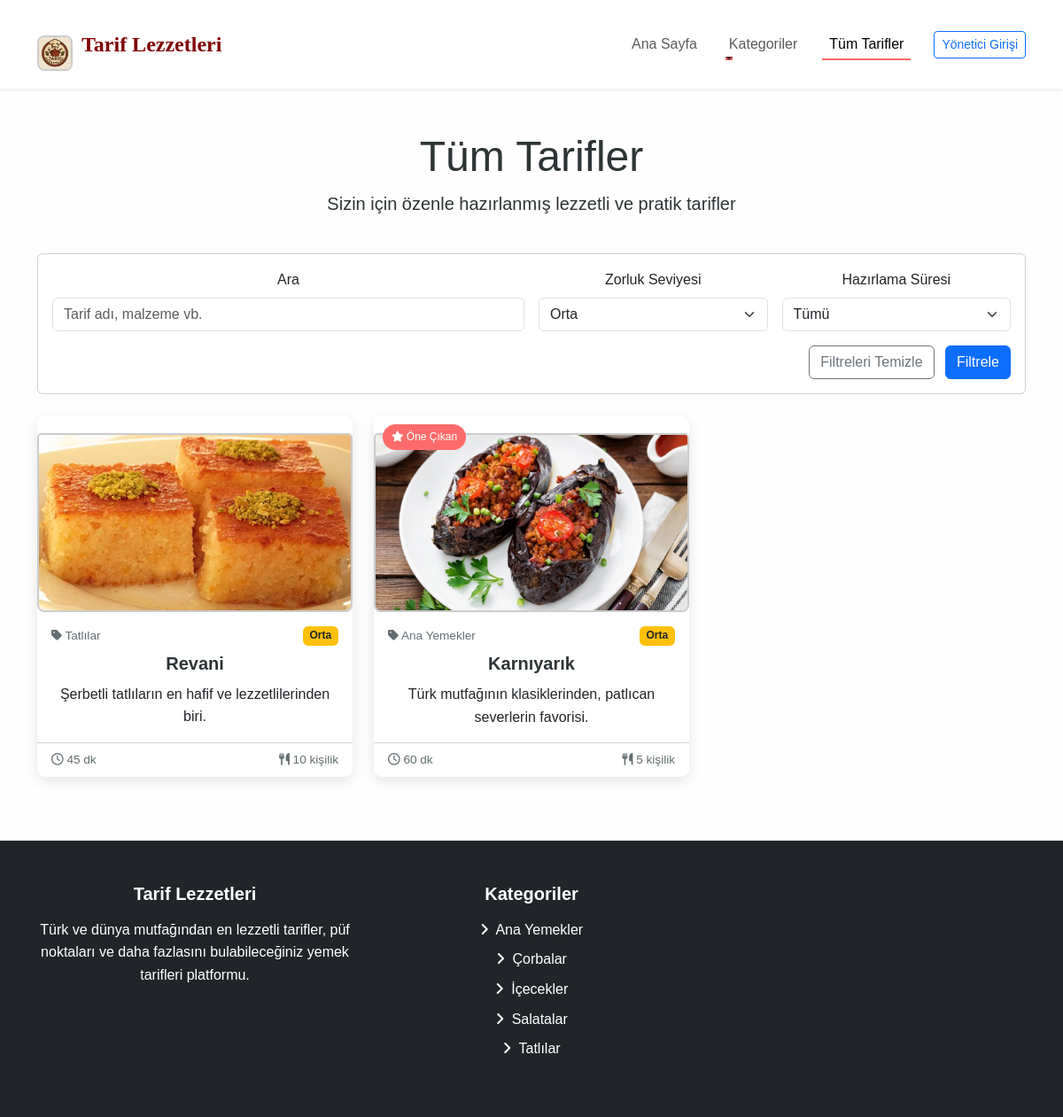
The page /tarifler.php?zorluk=Orta on the database its author committed.
### tables this page shows
CREATE TABLE `tarifler` (
  `id` int(11) NOT NULL,
  `kategori_id` int(11) NOT NULL,
  `tarif_adi` varchar(255) NOT NULL,
  `aciklama` text NOT NULL,
  `malzemeler` text NOT NULL,
  `yapilis` text NOT NULL,
  `sure` int(11) NOT NULL COMMENT 'Dakika cinsinden',
  `porsiyon` int(11) NOT NULL,
  `zorluk` enum('Kolay','Orta','Zor') NOT NULL DEFAULT 'Orta',
  `resim` varchar(255) DEFAULT NULL,
  `video_url` varchar(255) DEFAULT NULL,
  `eklenme_tarihi` timestamp NOT NULL DEFAULT current_timestamp(),
  `guncelleme_tarihi` timestamp NULL DEFAULT NULL ON UPDATE current_timestamp(),
  `yazar` varchar(100) DEFAULT NULL,
  `one_cikan` tinyint(1) NOT NULL DEFAULT 0,
  `goruntulenme` int(11) NOT NULL DEFAULT 0
);

CREATE TABLE `kategoriler` (
  `id` int(11) NOT NULL,
  `kategori_adi` varchar(100) NOT NULL,
  `aciklama` text DEFAULT NULL,
  `resim` varchar(255) DEFAULT NULL,
  `olusturma_tarihi` timestamp NOT NULL DEFAULT current_timestamp()
);

### includes/config.php (called while the page is built, shortened)
<?php
try {
    $db = new PDO("mysql:host=".DB_HOST.";dbname=".DB_NAME.";charset=utf8", DB_USER, DB_PASS);
    $db->setAttribute(PDO::ATTR_ERRMODE, PDO::ERRMODE_EXCEPTION);
    $db->setAttribute(PDO::ATTR_DEFAULT_FETCH_MODE, PDO::FETCH_ASSOC);
} catch(PDOException $e) {
    die("Veritabanı bağlantı hatası: " . $e->getMessage());
}
function guvenlik($data) {
    if(is_array($data)) {
        foreach($data as $key => $value) {
            $data[$key] = guvenlik($value);
        }
        return $data;
    } else {
        $data = trim($data);
        $data = stripslashes($data);
        $data = htmlspecialchars($data, ENT_QUOTES, 'UTF-8');
        return $data;
    }
}
function kisalt($icerik, $uzunluk = 100) {
    return $icerik;
}
function kategorileri_getir() {
    global $db;
    $sorgu = $db->query("SELECT * FROM kategoriler ORDER BY kategori_adi ASC");
    return $sorgu->fetchAll();
}

### tarifler.php (the view, shortened to what this page needs)
<?php
include 'includes/header.php';
$aranan = isset($_GET['q']) ? guvenlik($_GET['q']) : '';
$zorluk = isset($_GET['zorluk']) ? guvenlik($_GET['zorluk']) : '';
$sure = isset($_GET['sure']) ? (int)$_GET['sure'] : 0;
$sayfa = isset($_GET['sayfa']) && is_numeric($_GET['sayfa']) ? (int)$_GET['sayfa'] : 1;
$limit = 12;
$baslangic = ($sayfa - 1) * $limit;
$where = [];
$params = [];
if(!empty($zorluk)) {
    $where[] = "zorluk = :zorluk";
    $params['zorluk'] = $zorluk;
}
$sql = "SELECT * FROM tarifler";
if(!empty($where)) {
    $sql .= " WHERE " . implode(' AND ', $where);
}
$sql .= " ORDER BY eklenme_tarihi DESC LIMIT :baslangic, :limit";
$sorgu = $db->prepare($sql);
foreach($params as $key => $value) {
    $sorgu->bindValue(':' . $key, $value);
}
$sorgu->bindValue(':baslangic', $baslangic, PDO::PARAM_INT);
$sorgu->bindValue(':limit', $limit, PDO::PARAM_INT);
$sorgu->execute();
$tarifler = $sorgu->fetchAll();
?>
<div class="container">
    <div class="row mb-4">
        <div class="col-12">
            <h1 class="display-5 text-center">Tüm Tarifler</h1>
            <p class="lead text-center">Sizin için özenle hazırlanmış lezzetli ve pratik tarifler</p>
        </div>
    </div>
    <div class="card mb-4">
        <div class="card-body">
            <form action="tarifler.php" method="GET" class="row g-3">
                <div class="col-md-6">
                    <label for="q" class="form-label">Ara</label>
                    <input type="text" class="form-control" id="q" name="q" placeholder="Tarif adı, malzeme vb." value="<?php echo $aranan; ?>">
                </div>
                <div class="col-md-3">
                    <label for="zorluk" class="form-label">Zorluk Seviyesi</label>
                    <select class="form-select" id="zorluk" name="zorluk">
                        <option value="Orta" <?php echo ($zorluk == 'Orta') ? 'selected' : ''; ?>>Orta</option>
                    </select>
                </div>
                <div class="col-md-3">
                    <label for="sure" class="form-label">Hazırlama Süresi</label>
                    <select class="form-select" id="sure" name="sure">
                        <option value="">Tümü</option>
                    </select>
                </div>
                <div class="col-12 text-end">
                    <?php if(!empty($aranan) || !empty($zorluk) || $sure > 0): ?>
                    <a href="tarifler.php" class="btn btn-outline-secondary me-2">Filtreleri Temizle</a>
                    <?php endif; ?>
                    <button type="submit" class="btn btn-primary">Filtrele</button>
                </div>
            </form>
        </div>
    </div>
    <div class="row">
        <?php if(count($tarifler) > 0): ?>
            <?php foreach($tarifler as $tarif): ?>
            <div class="col-lg-4 col-md-6 mb-4">
                <div class="card recipe-card h-100">
                    <div class="recipe-image">
                        <?php if($tarif['one_cikan']): ?>
                        <div class="recipe-featured"><i class="fas fa-star"></i> Öne Çıkan</div>
                        <?php endif; ?>
                    </div>
                    <div class="card-body">
                        <div class="recipe-meta d-flex justify-content-between mb-2">
                            <span class="recipe-category"><i class="fas fa-tag"></i> <?php
                                $kat_sorgu = $db->prepare("SELECT kategori_adi FROM kategoriler WHERE id = :id");
                                $kat_sorgu->execute(['id' => $tarif['kategori_id']]);
                                $kategori = $kat_sorgu->fetch();
                                echo $kategori['kategori_adi'];
                            ?></span>
                            <span class="recipe-difficulty badge <?php
                                if($tarif['zorluk'] == 'Kolay') echo 'bg-success';
                                elseif($tarif['zorluk'] == 'Orta') echo 'bg-warning text-dark';
                                else echo 'bg-danger';
                            ?>"><?php echo $tarif['zorluk']; ?></span>
                        </div>
                        <h5 class="card-title"><a href="tarif_detay.php?id=<?php echo $tarif['id']; ?>" class="text-decoration-none"><?php echo $tarif['tarif_adi']; ?></a></h5>
                        <p class="card-text"><?php echo kisalt($tarif['aciklama'], 100); ?></p>
                    </div>
                    <div class="card-footer bg-white d-flex justify-content-between align-items-center">
                        <div class="recipe-time"><i class="far fa-clock"></i> <?php echo $tarif['sure']; ?> dk</div>
                        <div class="recipe-portions"><i class="fas fa-utensils"></i> <?php echo $tarif['porsiyon']; ?> kişilik</div>
                    </div>
                </div>
            </div>
            <?php endforeach; ?>
        <?php endif; ?>
    </div>
</div>
<?php include 'includes/footer.php'; ?>

### includes/footer.php (shortened to what this page needs)
 </main>
    <footer class="bg-dark text-white py-5">
        <div class="container">
            <div class="row">
                <div class="col-md-4 mb-4 mb-md-0">
                    <h5 class="mb-3">Tarif Lezzetleri</h5>
                    <p>Türk ve dünya mutfağından en lezzetli tarifler, püf noktaları ve daha fazlasını bulabileceğiniz yemek tarifleri platformu.</p>
                </div>
                <div class="col-md-4 mb-4 mb-md-0">
                    <h5 class="mb-3">Kategoriler</h5>
                    <ul class="list-unstyled">
                        <?php
                        $footer_kategoriler = kategorileri_getir();
                        foreach($footer_kategoriler as $kategori):
                        ?>
                        <li class="mb-2"><a href="kategori.php?id=<?php echo $kategori['id']; ?>" class="text-white text-decoration-none"><i class="fas fa-angle-right me-1"></i> <?php echo $kategori['kategori_adi']; ?></a></li>
                        <?php endforeach; ?>
                    </ul>
                </div>
    </footer>
</body>
</html>

### assets/css/style.css (style rules this page uses)
:root { --primary: #ff6b6b; --secondary: #4ecdc4; --dark: #2d3436; --light: #f9f9f9; --gray: #dfe6e9; --success: #55efc4; --warning: #ffeaa7; --danger: #ff7675; --info: #74b9ff; }
body { font-family: 'Nunito', -apple-system, BlinkMacSystemFont, "Segoe UI", Roboto, "Helvetica Neue", Arial, sans-serif; color: var(--dark); background-color: var(--light); line-height: 1.6; }
a { color: var(--primary); transition: all 0.3s ease; }
.recipe-card { border: none; border-radius: 10px; overflow: hidden; box-shadow: 0 5px 15px rgba(0, 0, 0, 0.1); transition: transform 0.3s, box-shadow 0.3s; }
.recipe-image { position: relative; overflow: hidden; }
.recipe-featured { position: absolute; top: 10px; left: 10px; background-color: var(--primary); color: white; padding: 5px 10px; font-size: 0.75rem; border-radius: 20px; z-index: 1; }
.recipe-card .card-title { font-weight: 700; margin-bottom: 10px; }
.recipe-card .card-title a { color: var(--dark); text-decoration: none; }
.recipe-category { font-size: 0.85rem; color: #636e72; }
.recipe-time, .recipe-portions { font-size: 0.85rem; color: #636e72; }
footer { background-color: var(--dark); color: white; padding: 60px 0 30px; }
footer h5 { margin-bottom: 20px; font-weight: 700; }
body { text-align: center; font-family: Arial, sans-serif; background-color: #fefefe; }

### rows shown on the page
tarifler: kategori.kategori_adi "Tatlılar", zorluk "Orta", tarif_adi "Revani", aciklama "Şerbetli tatlıların en hafif ve lezzetlilerinden biri.", sure "45", porsiyon "10"
tarifler: one_cikan 1 (drawn), kategori.kategori_adi "Ana Yemekler", zorluk "Orta", tarif_adi "Karnıyarık", aciklama "Türk mutfağının klasiklerinden, patlıcan severlerin favorisi.", sure "60", porsiyon "5"
kategoriler: kategori_adi "Ana Yemekler"
kategoriler: kategori_adi "Çorbalar"
kategoriler: kategori_adi "İçecekler"
kategoriler: kategori_adi "Salatalar"
kategoriler: kategori_adi "Tatlılar"

### other values the page prints
SITE_TITLE "Tarif Lezzetleri"
